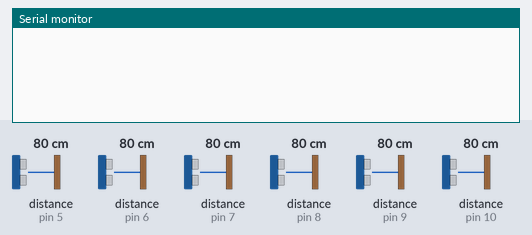
Simulated run of this sketch. Board: Arduino Uno, built with avr-gcc and run on an emulated ATmega328P. Parts: the last lines printed to the serial monitor. The test bench sets the inputs (shaded band); at power-on: distance to the obstacle (sensors on pin 5, pin 6, pin 7, pin 8, pin 9, pin 10) 80 cm. The echo pulse lasts 58.3 µs per cm.

Above: at 1.2 s.
1.3 s: distance to the obstacle (sensor on pin 5) set to 2 cm
At 1.46 s:
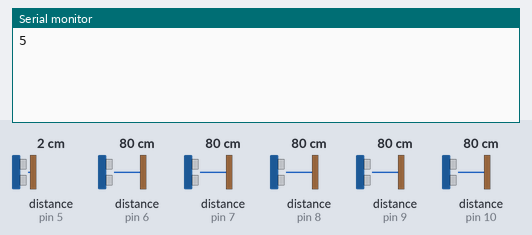
3.2 s: distance to the obstacle (sensor on pin 6) set to 2 cm
At 3.24 s:
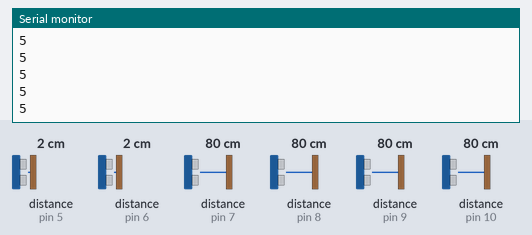
4.7 s: distance to the obstacle (sensor on pin 7) set to 2 cm
At 4.78 s:
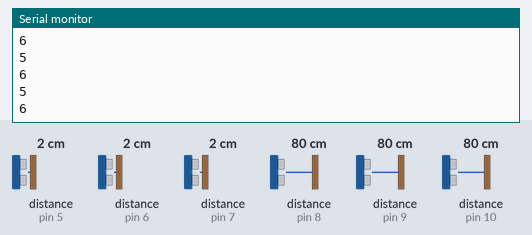
6.2 s: distance to the obstacle (sensor on pin 8) set to 2 cm
At 6.3 s:
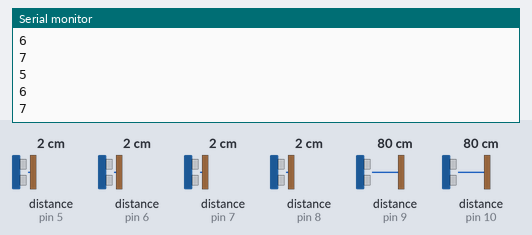
7.7 s: distance to the obstacle (sensor on pin 9) set to 2 cm
At 7.8 s:
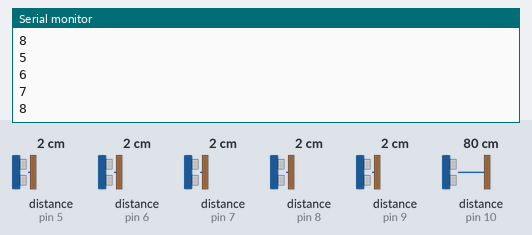
9.2 s: distance to the obstacle (sensor on pin 10) set to 2 cm
Timing chart, 0 to 11.7 s (numbered marks = the images above; inputs shaded):
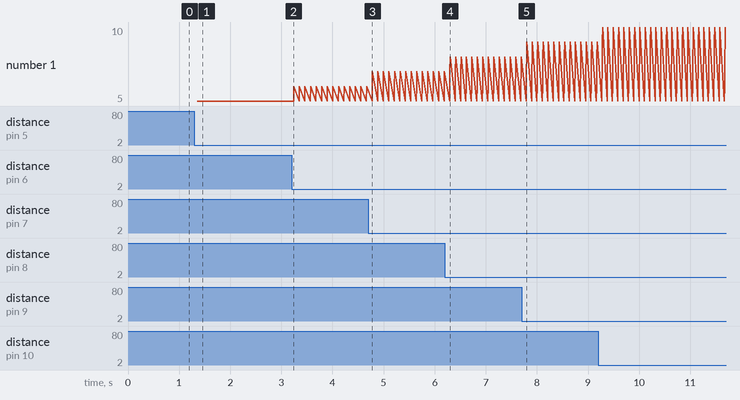

The sketch:

jmjar.ino
```cpp
/* Utilisation du capteur Ultrason HC-SR04 */

// définition des broches utilisées
int trig = 2;
long lecture_echo;
long cm;

void setup()
{
  pinMode(trig, OUTPUT);
  digitalWrite(trig, LOW);
  pinMode(5, INPUT);
  pinMode(6, INPUT);
  pinMode(7, INPUT);
  pinMode(8, INPUT);
  pinMode(9, INPUT);
  pinMode(10, INPUT);
  Serial.begin(9600);
}

void loop()
{
  for (int echo = 5 ; echo <= 10; echo++){
    //int echo = 6;
    digitalWrite(trig, HIGH);
    delayMicroseconds(10);
    digitalWrite(trig, LOW);
    lecture_echo = pulseIn(echo, HIGH, 2000);
    cm = lecture_echo / 58;
    //Serial.println(cm);
    if ((cm > 0) and (cm < 50)) {
       Serial.println(echo);
    }
  }
  delay(100);
}
```

Measured:
- after the input at 1.3 s, the serial monitor: prints a new line after 0.05 s (image 1)
- plotted number 1: 5 → 6 after the input at 3.2 s, 6 → 7 after the input at 4.7 s, 7 → 8 after the input at 6.2 s, 8 → 9 after the input at 7.7 s, 9 → 10 after the input at 9.2 s
